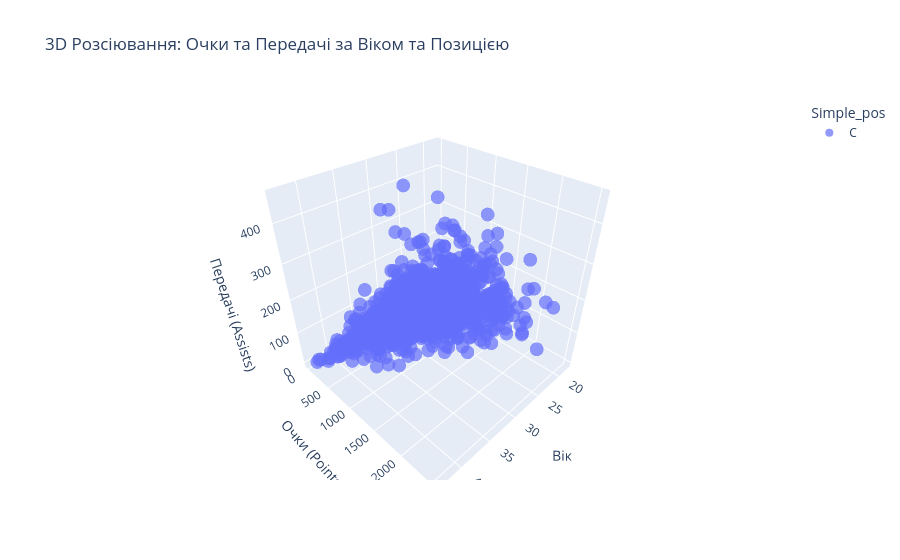

Write notebook code for a chart like this one.
### Code cell
fig1 = px.scatter_3d(
    df_multivariate, 
    x='Age', 
    y='PTS', 
    z='AST', 
    color='Simple_pos', 
    symbol='Simple_pos', 
    opacity=0.7,
    title='3D Розсіювання: Очки та Передачі за Віком та Позицією',
    labels={'Age': 'Вік', 'PTS': 'Очки (Points)', 'AST': 'Передачі (Assists)'}
)
fig1.show()

### Figure 1 — Plotly figure (JSON) as saved in the notebook; plotly's stock layout.template omitted (floating-point values rounded to 4 significant figures; data arrays with more than 128 entries replaced by an {"elided": "..."} marker saying what was removed)
{"data": [{"hovertemplate": "Simple_pos=C<br>Вік=%{x}<br>Очки (Points)=%{y}<br>Передачі (Assists)=%{z}<extra></extra>", "legendgroup": "C", "marker": {"color": "#636efa", "opacity": 0.7, "symbol": "circle"}, "mode": "markers", "name": "C", "scene": "scene", "showlegend": true, "type": "scatter3d", "x": {"elided": "3792 int values"}, "y": {"elided": "3792 float values"}, "z": {"elided": "3792 float values"}}], "layout": {"legend": {"title": {"text": "Simple_pos"}, "tracegroupgap": 0}, "scene": {"domain": {"x": [0, 1], "y": [0, 1]}, "xaxis": {"title": {"text": "Вік"}}, "yaxis": {"title": {"text": "Очки (Points)"}}, "zaxis": {"title": {"text": "Передачі (Assists)"}}}, "title": {"text": "3D Розсіювання: Очки та Передачі за Віком та Позицією"}}}
